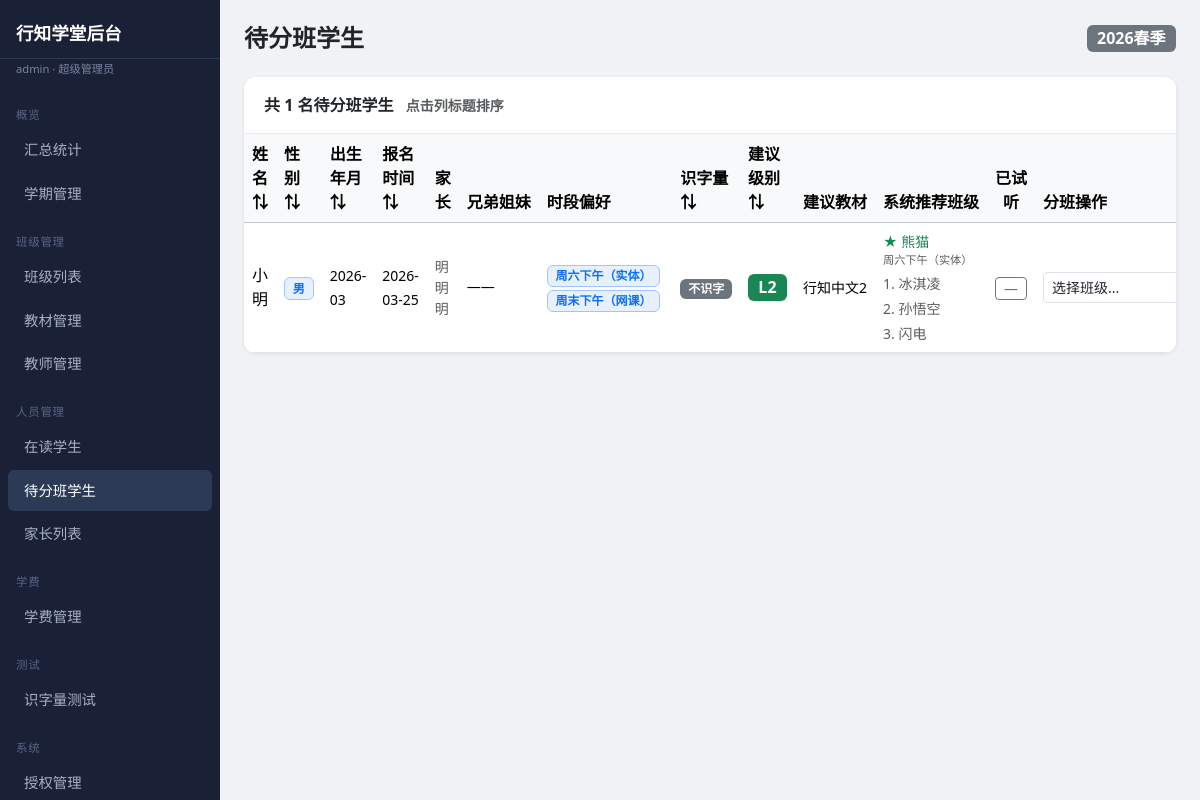
The app's page /admin/pending-students (signed in), older data.
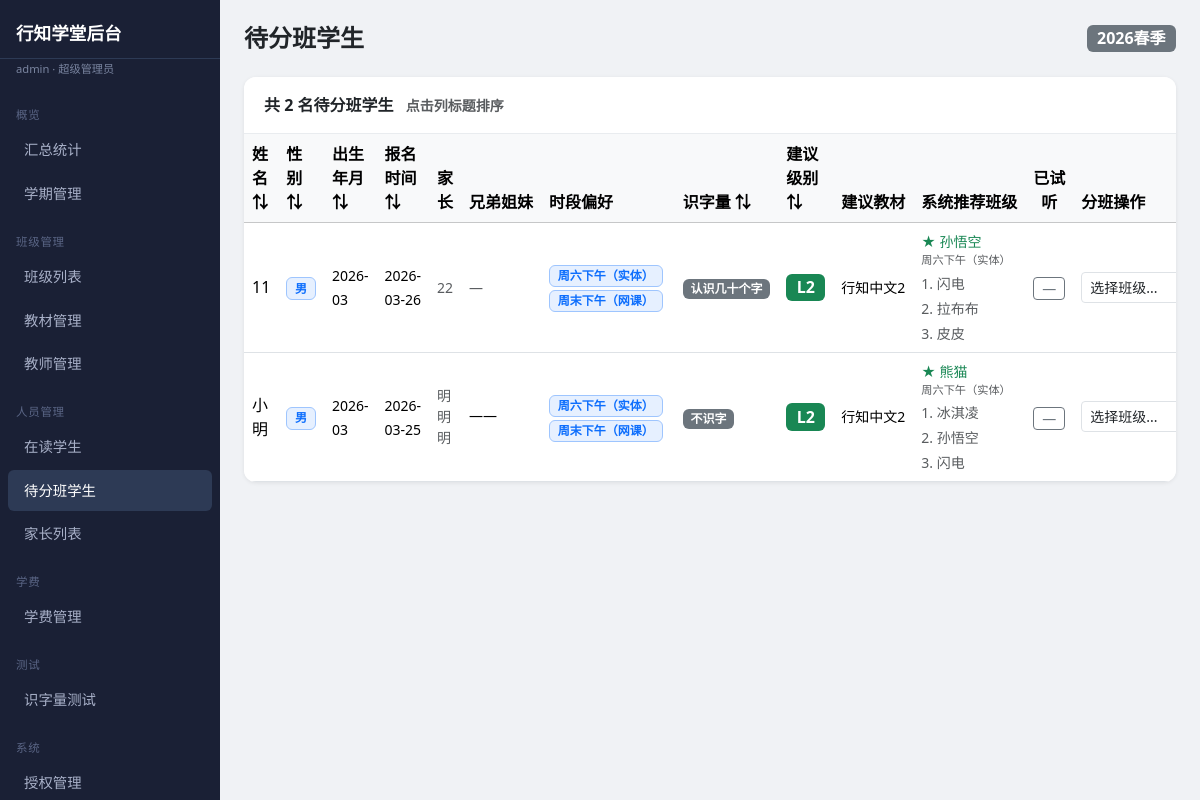
The same page, newer data.
### app/models/student.py (models this page shows)
class Student(Base, TimestampMixin):
    __tablename__ = "students"
    id: Mapped[int] = mapped_column(primary_key=True)
    guardian_id: Mapped[int] = mapped_column(ForeignKey("guardians.id"), nullable=False)
    name: Mapped[str] = mapped_column(String(100), nullable=False)
    gender: Mapped[str] = mapped_column(String(10), nullable=False)  # male/female
    birth_date: Mapped[date] = mapped_column(Date, nullable=False)
    nationality: Mapped[Optional[str]] = mapped_column(String(100), nullable=True)
    city_region: Mapped[str] = mapped_column(String(200), nullable=False)
    home_language: Mapped[str] = mapped_column(
        String(20), default="mixed"
    )  # chinese/swedish/mixed/other
    teacher_id: Mapped[Optional[int]] = mapped_column(ForeignKey("teachers.id"), nullable=True)
    is_teacher_child: Mapped[bool] = mapped_column(Boolean, default=False)
    sibling_in_school: Mapped[bool] = mapped_column(Boolean, default=False)
    sibling_info: Mapped[Optional[str]] = mapped_column(Text, nullable=True)
    learning_history: Mapped[Optional[str]] = mapped_column(Text, nullable=True)
    other_hobbies: Mapped[Optional[str]] = mapped_column(Text, nullable=True)
    parent_expectations: Mapped[Optional[str]] = mapped_column(Text, nullable=True)
    school_feedback: Mapped[Optional[str]] = mapped_column(Text, nullable=True)
    other_notes: Mapped[Optional[str]] = mapped_column(Text, nullable=True)
    referral_source: Mapped[Optional[str]] = mapped_column(String(100), nullable=True)
    accept_alternative: Mapped[bool] = mapped_column(Boolean, default=True)
    guardian: Mapped["Guardian"] = relationship(back_populates="students")  # noqa: F821
    proficiency_assessments: Mapped[list["ProficiencyAssessment"]] = relationship(  # noqa: F821
        back_populates="student"
    )
    reading_assessments: Mapped[list["ReadingAssessment"]] = relationship(  # noqa: F821
        back_populates="student"
    )
    schedule_preferences: Mapped[list["SchedulePreference"]] = relationship(  # noqa: F821
        back_populates="student"
    )
    enrollments: Mapped[list["Enrollment"]] = relationship(back_populates="student")  # noqa: F821

### app/models/guardian.py (models this page shows)
class Guardian(Base, TimestampMixin):
    __tablename__ = "guardians"
    id: Mapped[int] = mapped_column(primary_key=True)
    wechat_openid: Mapped[Optional[str]] = mapped_column(
        String(100), unique=True, nullable=True
    )
    name: Mapped[str] = mapped_column(String(100), nullable=False)
    email: Mapped[Optional[str]] = mapped_column(String(200), nullable=True)
    phone: Mapped[Optional[str]] = mapped_column(String(50), nullable=True)
    wechat_id: Mapped[Optional[str]] = mapped_column(String(100), nullable=True)
    gender: Mapped[Optional[str]] = mapped_column(String(10), nullable=True)       # male/female
    relationship_to_child: Mapped[Optional[str]] = mapped_column(String(20), nullable=True)  # 爸爸/妈妈/其他
    nationality: Mapped[Optional[str]] = mapped_column(String(100), nullable=True)
    language: Mapped[Optional[str]] = mapped_column(String(100), nullable=True)
    notes: Mapped[Optional[str]] = mapped_column(Text, nullable=True)
    students: Mapped[list["Student"]] = relationship(back_populates="guardian")  # noqa: F821

### app/models/schedule_preference.py (models this page shows)
class SchedulePreference(Base, TimestampMixin):
    __tablename__ = "schedule_preferences"
    id: Mapped[int] = mapped_column(primary_key=True)
    student_id: Mapped[int] = mapped_column(
        ForeignKey("students.id"), nullable=False
    )
    semester_id: Mapped[int] = mapped_column(
        ForeignKey("semesters.id"), nullable=False
    )
    slot_type: Mapped[str] = mapped_column(String(30), nullable=False)
    student: Mapped["Student"] = relationship(  # noqa: F821
        back_populates="schedule_preferences"
    )

### app/models/proficiency_assessment.py (models this page shows, shortened)
class ProficiencyAssessment(Base, TimestampMixin):
    __tablename__ = "proficiency_assessments"
    id: Mapped[int] = mapped_column(primary_key=True)
    student_id: Mapped[int] = mapped_column(
        ForeignKey("students.id"), nullable=False
    )
    semester_id: Mapped[int] = mapped_column(
        ForeignKey("semesters.id"), nullable=False
    )
    listening_level: Mapped[int] = mapped_column(Integer, nullable=False)  # 1-4
    speaking_level: Mapped[int] = mapped_column(Integer, nullable=False)  # 1-5
    writing_level: Mapped[int] = mapped_column(Integer, nullable=False)  # 1-6
    pinyin_level: Mapped[int] = mapped_column(Integer, nullable=False)  # 1-3
    vocab_level: Mapped[int] = mapped_column(Integer, nullable=False)  # 1-5
    computed_level: Mapped[Optional[int]] = mapped_column(Integer, nullable=True)
    admin_override_level: Mapped[Optional[int]] = mapped_column(Integer, nullable=True)
    placement_recommended_json: Mapped[Optional[str]] = mapped_column(Text, nullable=True)
    placement_alternatives_json: Mapped[Optional[str]] = mapped_column(Text, nullable=True)
    has_audited: Mapped[bool] = mapped_column(Boolean, nullable=False, default=False)
    student: Mapped["Student"] = relationship(  # noqa: F821
        back_populates="proficiency_assessments"
    )

### app/web/admin.py (the view)
@router.get("/pending-students", response_class=HTMLResponse)
async def pending_students_list(request: Request, db: AsyncSession = Depends(get_db)):
    admin = await _get_admin(request, db)
    if not admin:
        return _login_redirect()
    semester = await _active_semester(db)
    if not semester:
        return templates.TemplateResponse(request, "admin/pending_students.html", {
            "admin": admin,
        "current_admin": admin,
            "students": [],
            "semester": None,
            "all_classes": [],
            "slot_labels": SLOT_LABELS,
            "vocab_labels": VOCAB_LABELS,
        })
    assessed_ids_q = select(ProficiencyAssessment.student_id).where(
        ProficiencyAssessment.semester_id == semester.id
    )
    placed_ids_q = (
        select(Enrollment.student_id)
        .join(Class, Class.id == Enrollment.class_id)
        .where(
            Class.semester_id == semester.id,
            Enrollment.status.in_(["enrolled", "waitlisted"]),
        )
    )
    r = await db.execute(
        select(Student)
        .options(
            selectinload(Student.proficiency_assessments),
            selectinload(Student.schedule_preferences),
            selectinload(Student.guardian),
        )
        .where(
            Student.id.in_(assessed_ids_q),
            Student.id.not_in(placed_ids_q),
        )
        .order_by(Student.name)
    )
    students = r.scalars().all()
    cr = await db.execute(
        select(Class)
        .options(
            selectinload(Class.class_materials).selectinload(ClassMaterial.material),
            selectinload(Class.class_teachers).selectinload(ClassTeacher.teacher),
        )
        .where(Class.semester_id == semester.id)
        .order_by(Class.level, Class.name)
    )
    all_classes = cr.scalars().all()
    placement_map: dict[int, dict] = {}
    needs_commit = False
    for s in students:
        for a in s.proficiency_assessments:
            if a.semester_id != semester.id:
                continue
            if not a.placement_recommended_json:
                try:
                    result = await run_placement_for_student(db, s.id, semester.id)
                    a.placement_recommended_json = result.recommended.model_dump_json() if result.recommended else None
                    a.placement_alternatives_json = _json.dumps([x.model_dump() for x in result.alternatives[:3]]) if result.alternatives else None
                    needs_commit = True
                except Exception:
                    pass
            rec = _json.loads(a.placement_recommended_json) if a.placement_recommended_json else None
            alts = _json.loads(a.placement_alternatives_json)[:3] if a.placement_alternatives_json else []
            placement_map[s.id] = {"recommended": rec, "alternatives": alts, "has_audited": a.has_audited}
            break
    if needs_commit:
        await db.commit()
    return templates.TemplateResponse(request, "admin/pending_students.html", {
        "admin": admin,
        "current_admin": admin,
        "students": students,
        "semester": semester,
        "all_classes": all_classes,
        "slot_labels": SLOT_LABELS,
        "vocab_labels": VOCAB_LABELS,
        "material_labels": LEVEL_MATERIALS,
        "placement_map": placement_map,
    })

### app/templates/admin/pending_students.html (shortened to what the changed rows need)
{% extends "admin/base.html" %}
{% block content %}
{% if not semester %}
<div class="alert alert-warning">当前没有活跃学期，无法显示待分班学生。</div>
{% else %}
<div class="table-card">
  <div class="card-header">
    共 {{ students | length }} 名待分班学生
    <small class="text-muted ms-2">点击列标题排序</small>
  </div>
  <table class="table table-hover align-middle mb-0" id="sortTable">
    <thead class="table-light">
      <tr>
        <th class="sortable" data-col="0">姓名 <span class="sort-icon">⇅</span></th>
        <th class="sortable" data-col="1">性别 <span class="sort-icon">⇅</span></th>
        <th class="sortable" data-col="2">出生年月 <span class="sort-icon">⇅</span></th>
        <th class="sortable" data-col="3">报名时间 <span class="sort-icon">⇅</span></th>
        <th>家长</th>
        <th style="white-space:nowrap;width:1%">兄弟姐妹</th>
        <th style="white-space:nowrap;width:1%">时段偏好</th>
        <th class="sortable" data-col="7">识字量 <span class="sort-icon">⇅</span></th>
        <th class="sortable" data-col="8">建议级别 <span class="sort-icon">⇅</span></th>
        <th>建议教材</th>
        <th style="white-space:nowrap;width:1%">系统推荐班级</th>
        <th class="text-center">已试听</th>
        <th style="min-width:260px">分班操作</th>
      </tr>
    </thead>
    <tbody>
      {% for s in students %}
      {% set assessment = namespace(obj=none) %}
      {% for a in s.proficiency_assessments %}
        {% if a.semester_id == semester.id %}
          {% set assessment.obj = a %}
        {% endif %}
      {% endfor %}
      <tr>
        <td class="fw-medium">{{ s.name }}</td>
        <td data-sort="{{ s.gender }}">
          {% if s.gender == 'male' %}<span class="badge bg-primary bg-opacity-10 text-primary border border-primary-subtle">男</span>
          {% elif s.gender == 'female' %}<span class="badge bg-danger bg-opacity-10 text-danger border border-danger-subtle">女</span>
          {% else %}<span class="text-muted">—</span>{% endif %}
        </td>
        <td data-sort="{{ s.birth_date.strftime('%Y%m%d') if s.birth_date else '' }}">
          <small>{{ s.birth_date.strftime('%Y-%m') if s.birth_date else '—' }}</small>
        </td>
        <td data-sort="{{ s.created_at.strftime('%Y%m%d%H%M%S') }}">
          <small>{{ s.created_at.strftime('%Y-%m-%d') }}</small>
        </td>
                <td class="text-muted small">
          {% if s.guardian %}{{ s.guardian.name }}{% endif %}
        </td>
        <td class="small" style="white-space:nowrap">
          {% if s.sibling_in_school and s.sibling_info %}
            {{ s.sibling_info }}
          {% elif s.sibling_in_school %}
            <span class="text-muted">在校</span>
          {% else %}
            <span class="text-muted">—</span>
          {% endif %}
        </td>
        <td>
          {% for pref in s.schedule_preferences %}
            {% if pref.semester_id == semester.id %}
              <span class="badge bg-primary bg-opacity-10 text-primary border border-primary-subtle me-1">
                {{ slot_labels.get(pref.slot_type, pref.slot_type) }}
              </span>
            {% endif %}
          {% endfor %}
        </td>
        <td data-sort="{{ assessment.obj.vocab_level if assessment.obj else 0 }}" class="col-vocab">
          {% if assessment.obj and assessment.obj.vocab_level %}
            <span class="badge bg-secondary">{{ vocab_labels.get(assessment.obj.vocab_level, assessment.obj.vocab_level) }}</span>
          {% else %}
            <span class="text-muted">—</span>
          {% endif %}
        </td>
        <td data-sort="{{ assessment.obj.effective_level if assessment.obj else 0 }}">
          {% if assessment.obj %}
            <span class="badge bg-success fs-6">L{{ assessment.obj.effective_level }}</span>
          {% else %}
            <span class="text-muted">—</span>
          {% endif %}
        </td>
        <td class="small" style="white-space:nowrap">
          {% if assessment.obj and assessment.obj.effective_level %}
            {{ material_labels.get(assessment.obj.effective_level, '高级课程') }}
          {% else %}
            <span class="text-muted">—</span>
          {% endif %}
        </td>
        {% set pl = placement_map.get(s.id, {}) %}
        <td class="small">
          {% if pl.get('recommended') %}
            {% set rec = pl['recommended'] %}
            <div class="fw-medium text-success">★ {{ rec['class_name'] }}</div>
            <div class="text-muted" style="font-size:0.8em">{{ rec['slot_label'] or '' }}{% if rec['is_overflow'] %} <span class="text-warning">超员</span>{% endif %}</div>
          {% else %}
            <span class="text-muted">—</span>
          {% endif %}
          {% for alt in pl.get('alternatives', []) %}
            <div class="text-muted mt-1">{{ loop.index }}. {{ alt['class_name'] }}</div>
          {% endfor %}
        </td>
        <td class="text-center">
          <form method="post" action="/admin/pending-students/{{ s.id }}/toggle-audited" class="d-inline">
            {% if pl.get('has_audited') %}
              <button class="btn btn-sm btn-success py-0 px-2" title="点击取消">✓ 是</button>
            {% else %}
              <button class="btn btn-sm btn-outline-secondary py-0 px-2" title="标记为已试听">—</button>
            {% endif %}
          </form>
        </td>
        <td>
          <form method="post" action="/admin/pending-students/{{ s.id }}/assign" class="d-flex gap-2 align-items-center">
            <select name="class_id" class="form-select form-select-sm" style="max-width:200px" required>
              <option value="">选择班级...</option>
            </select>
          </form>
        </td>
      </tr>
      {% endfor %}
    </tbody>
  </table>
</div>
{% endif %}
{% endblock %}

Row changes from the older to the newer data that the page shows:
added Student: name "11", gender "男", birth_date "2026-03", created_at "2026-03-26", guardian.name "22", class_name "孙悟空", rec "周六下午（实体）", class_name "闪电" "拉布布" "皮皮"
added SchedulePreference: get "周六下午（实体）", shown under "11"
added SchedulePreference: get "周末下午（网课）", shown under "11"
added ProficiencyAssessment: get "认识几十个字", obj.effective_level "2", get "行知中文2"
Text that changed along with them:
{{ students | length }}: "1" → "2"
